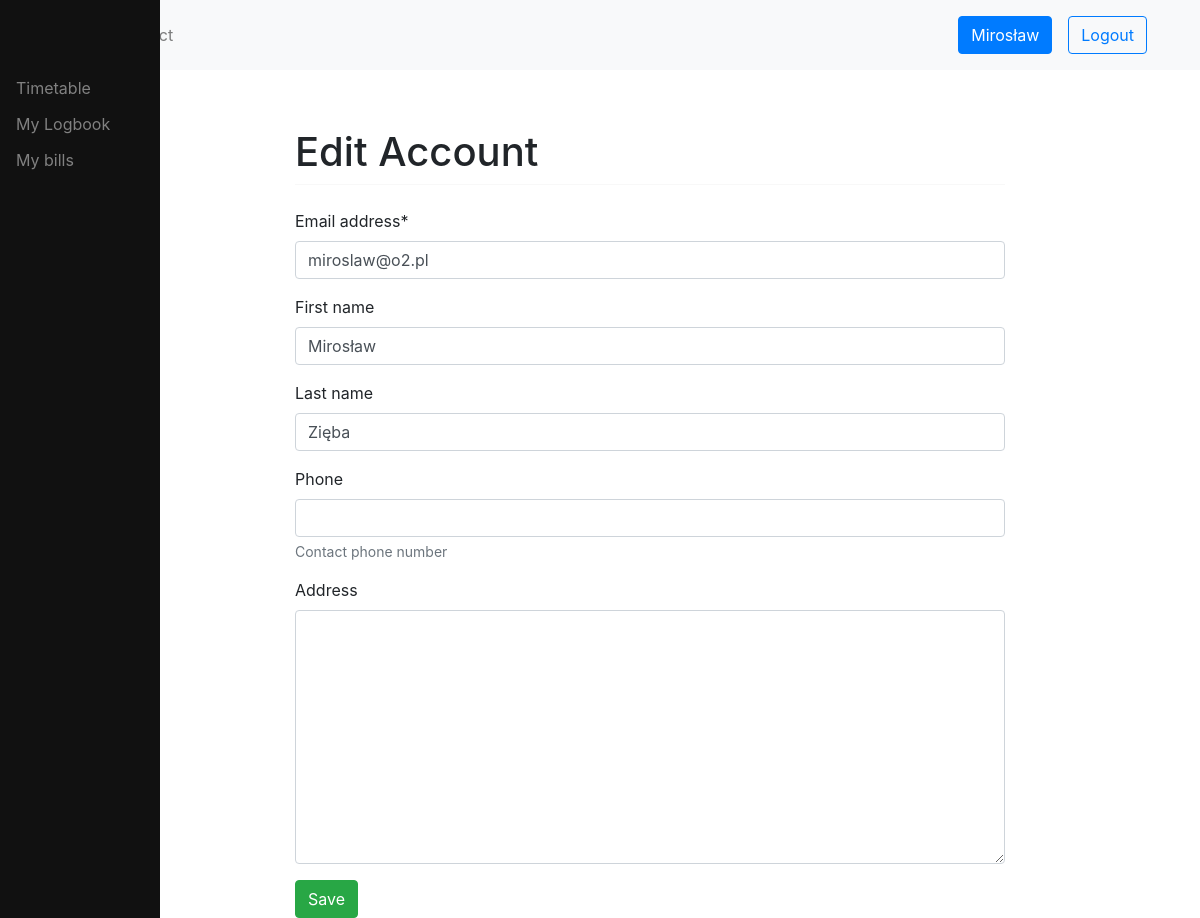
Page /users/6/edit/ (signed in) on the committed database.
### users/models.py (models this page shows, shortened)
class User(AbstractUser):
    username = None
    email = models.EmailField(_('email address'), unique=True)
    phone = models.CharField(blank=True, null=True, max_length=16, help_text='Contact phone number')
    address = models.TextField('address', max_length=255, blank=True, null=True)
    date_of_birth = models.DateField(null=True, blank=True)
    USERNAME_FIELD = 'email'
    REQUIRED_FIELDS = []
    objects = CustomUserManager()

### users/views.py (the view)
# urls.py: path('<user_id>/edit/', edit_account_view, name="edit"),
def edit_account_view(request, *args, **kwargs):
    if not request.user.is_authenticated:
        return redirect("login")
    user_id = kwargs.get("user_id")
    account = User.objects.get(pk=user_id)
    if account.pk != request.user.pk:
        return HttpResponse("You cannot edit someone elses profile.")
    context = {}
    if request.POST:
        form = AccountUpdateForm(request.POST, instance=request.user)
        if form.is_valid():
            form.save()
            return redirect("users:view", user_id=account.pk)
        else:
            form = AccountUpdateForm(request.POST, instance=request.user,
                                     initial={
                                         "id": account.pk,
                                         "email": account.email,
                                         "first_name": account.first_name,
                                         "last_name": account.last_name,
                                         "phone": account.phone,
                                         "address": account.address
                                     }
                                     )
            context['form'] = form
    else:
        form = AccountUpdateForm(
            initial={
                "id": account.pk,
                "email": account.email,
                "first_name": account.first_name,
                "last_name": account.last_name,
                "phone": account.phone,
                "address": account.address
            }
        )
        context['form'] = form
    return render(request, "users/edit_account.html", context)

### users/forms.py (shortened to what this page needs)
class AccountUpdateForm(forms.ModelForm):
    class Meta:
        model = User
        fields = ('email', 'first_name', 'last_name', 'phone', 'address')

### logbook/templatetags/auth_extras.py (called while the page is built)
@register.filter(name='has_group')
def has_group(user, group_name):
    group = Group.objects.get(name=group_name)
    return True if group in user.groups.all() else False

### users/templates/users/edit_account.html
{% extends 'base.html' %}
{% load static %}
{% block content %}
{% load crispy_forms_tags %}
	<h1 class="mt-2">Edit Account</h1>
	<hr class="mt-0 mb-4">
		<form class="form-signin" method="post">{% csrf_token %}
			<p>{{form|crispy}}</p>
			<button class="btn btn-success" type="submit">Save</button>
		</form>
{% endblock content %}

### templates/topnav.html
{% load static %}
<nav class="navbar navbar-expand-md navbar-light bg-light">
  <div class="container">
      <ul class="navbar-nav me-auto mb-2 mb-lg-0">
        <li class="nav-item">
          <a class="nav-link" href="{% url 'home' %}">Home</a>
        </li>
        <li class="nav-item">
          <a class="nav-link" href="{% url 'contact' %}">Contact</a>
        </li>
      </ul>
    {% if request.user.is_authenticated %}
      <div class="d-flex align-items-center">
        <a class="btn btn-primary m-2" href="{% url 'users:view' user_id=request.user.id %}">{{ request.user.first_name }}</a>
        <a class="btn btn-outline-primary m-2" href="{% url 'users:logout' %}">Logout</a>
      </div>
    {% else %}
      <div class="d-flex align-items-center">
        <a class="btn btn-primary m-2" href="{% url 'users:login' %}">Login</a>
        <a class="btn btn-outline-primary m-2" href="{% url 'users:register' %}">Register</a>
      </div>
      {% endif %}
  </div>
</nav>

### rows in the picture
User: user.first_name "Mirosław", email "miroslaw@o2.pl", first_name "Mirosław", last_name "Zięba"
